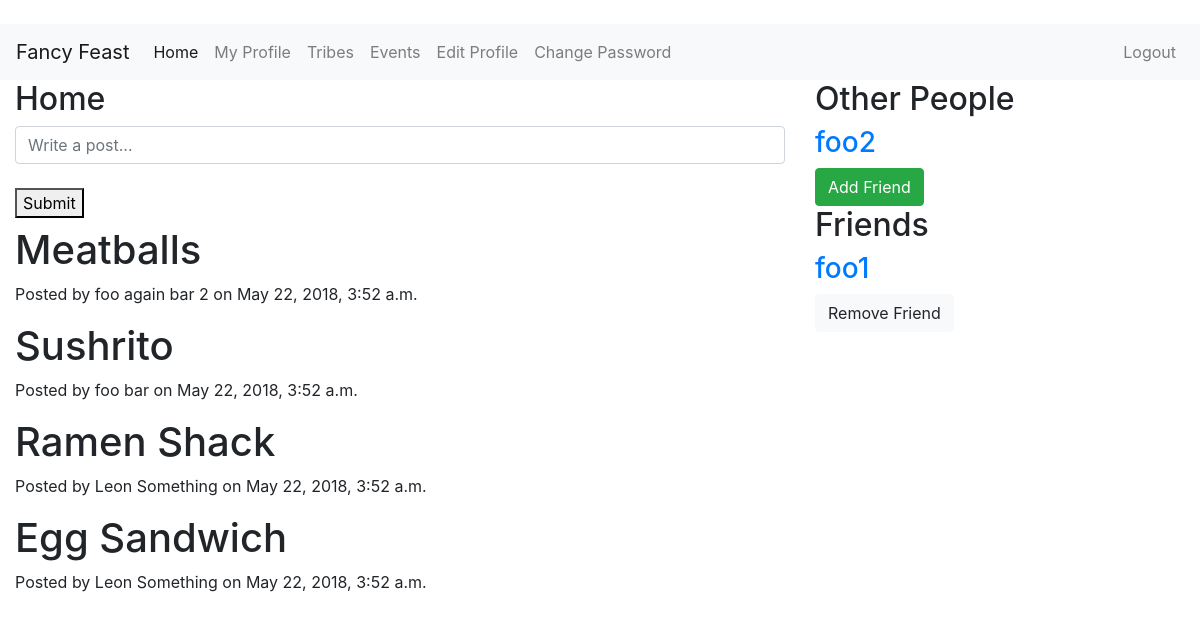
The app's page /home/ (signed in) with its own data.
### home/models.py (models this page shows)
class Post(models.Model):
    post = models.CharField(max_length=500)
    user = models.ForeignKey(User, on_delete=models.CASCADE)
    created = models.DateTimeField(auto_now_add=True)
    updated = models.DateTimeField(auto_now=True)

### home/views.py (the view, shortened to what this page needs)
# urls.py: path('', HomeView.as_view(), name='home'),
class HomeView(TemplateView):
    template_name = 'home/home.html'
    def get(self, request):
        form = HomeForm()
        posts = Post.objects.all().order_by('-created')
        users = User.objects.exclude(id=request.user.id)
        friend, created = Friend.objects.get_or_create(
            current_user=request.user
        )
        friends = friend.users.all()
        args = {
            'form': form, 'posts': posts, 'users': users, 'friends':friends
        }
        return render(request, self.template_name, args)

### home/forms.py
class HomeForm(forms.ModelForm):
    post = forms.CharField(widget=forms.TextInput(
        attrs={
            'class': 'form-control',
            'placeholder': 'Write a post...',
        }
    ))
    class Meta:
        model = Post
        fields = ('post',)

### home/templates/home/home.html (shortened to what this page needs)
{% extends 'base.html' %}
{% block body %}
<div class="container-fluid">
  <div class="row">
    <div class="col-md-8">
        <h2>Home</h2>
        <form method="post">
            {{ form.post }}
            <br>
            <button type="submit">Submit</button>
        </form>
        {% for post in posts %}
            <h1>{{ post.post }}</h1>
            <p>Posted by {{ post.user.get_full_name }} on {{ post.created }}</p>
        {% endfor %}
    </div>
    <div class="col-md-4">
        <h2>Other People</h2>
        {% for user in users %}
            {% if not user in friends %}
            <a href="{% url 'accounts:view_profile_with_pk' pk=user.pk %}">
                <h3>{{ user.username }}</h3>
            </a>
            <a href="{% url 'home:change_friends' operation='add' pk=user.pk %}">
                <button type="button" class="btn btn-success">Add Friend</button>
            </a>
            {% endif %}
        {% endfor %}
        <h2>Friends</h2>
        {% for friend in friends %}
            <a href="{% url 'accounts:view_profile_with_pk' pk=user.pk %}">
                <h3>{{ friend.username }}</h3>
            </a>
            <a href="{% url 'home:change_friends' operation='remove' pk=friend.pk %}">
                <button type="button" class="btn btn-light">Remove Friend</button>
            </a>
        {% endfor %}
    </div>
  </div>
</div>
{% endblock %}

### records on screen
Post: post "Meatballs", user.get_full_name "foo again bar 2", created "May 22, 2018, 3:52 a.m."
Post: post "Sushrito", user.get_full_name "foo bar", created "May 22, 2018, 3:52 a.m."
Post: post "Ramen Shack", user.get_full_name "Leon Something", created "May 22, 2018, 3:52 a.m."
Post: post "Egg Sandwich", user.get_full_name "Leon Something", created "May 22, 2018, 3:52 a.m."

### other values on screen
{{ user.username }} "foo2"
{{ friend.username }} "foo1"
